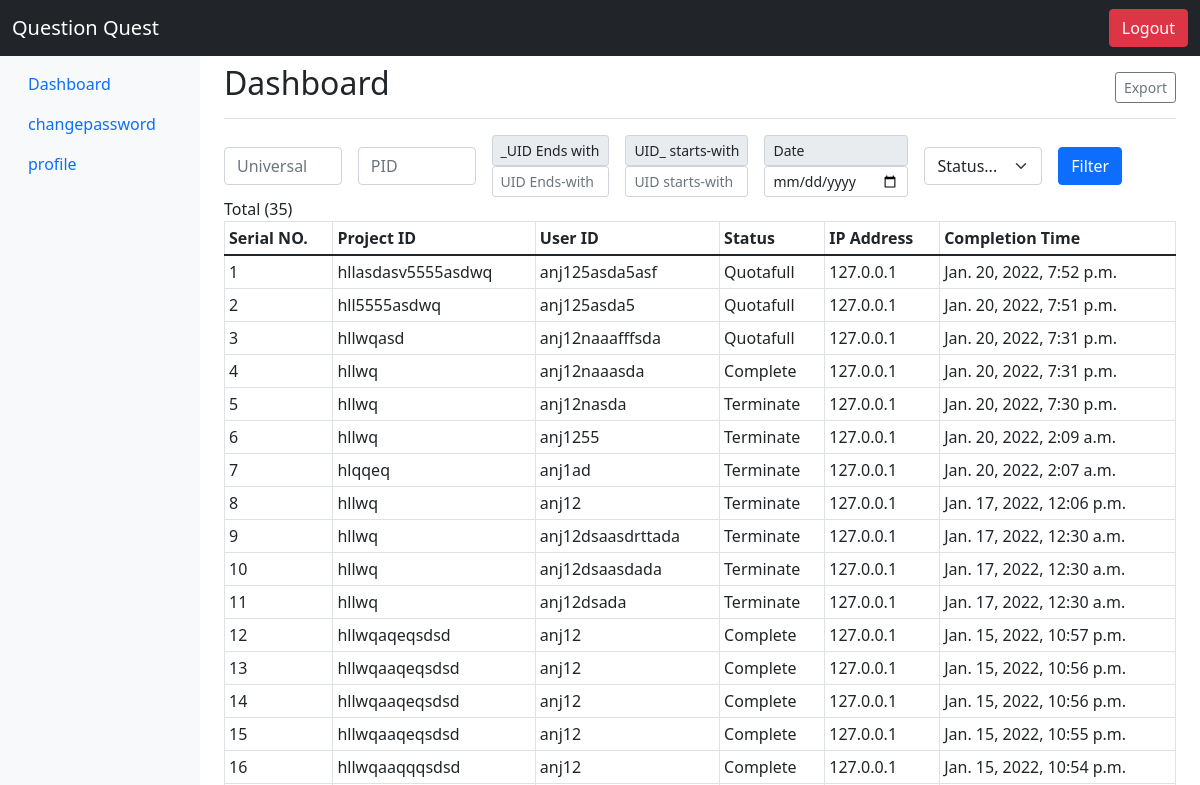
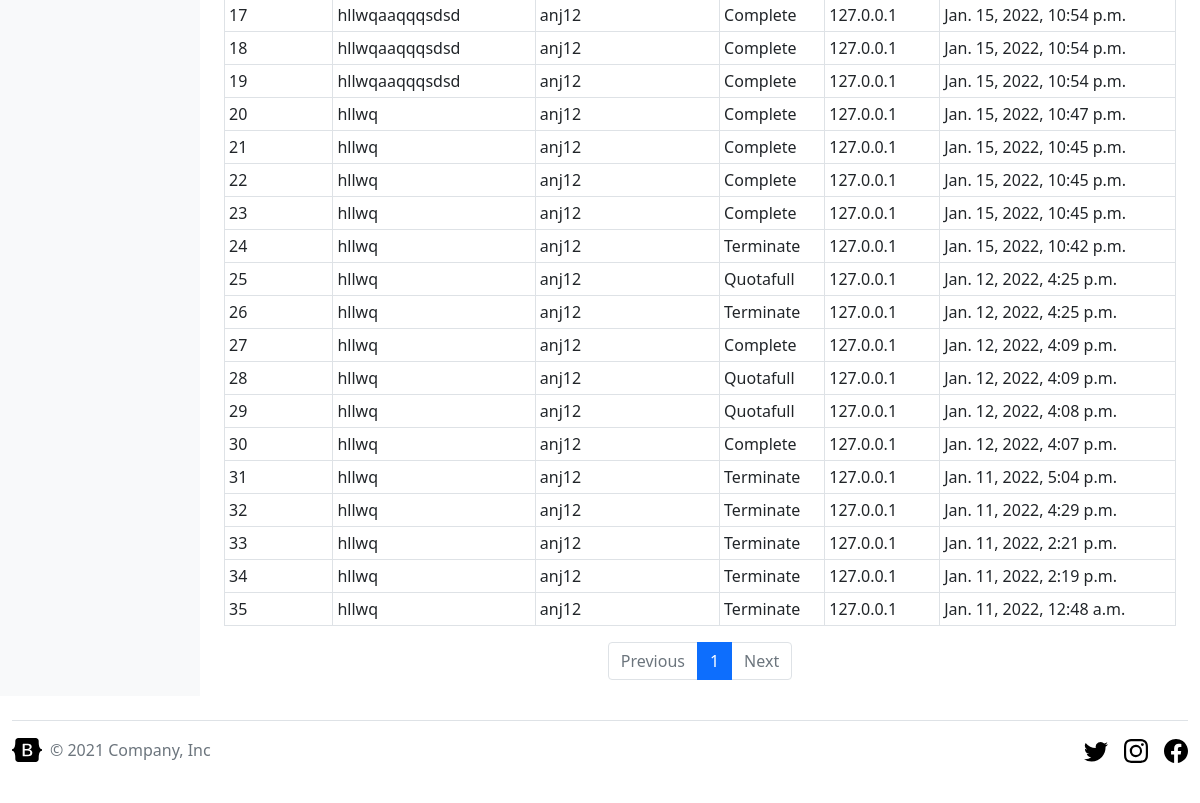
/redirect/profile/ (signed in), run on an earlier commit of the app's database (2 pictures, top to bottom).
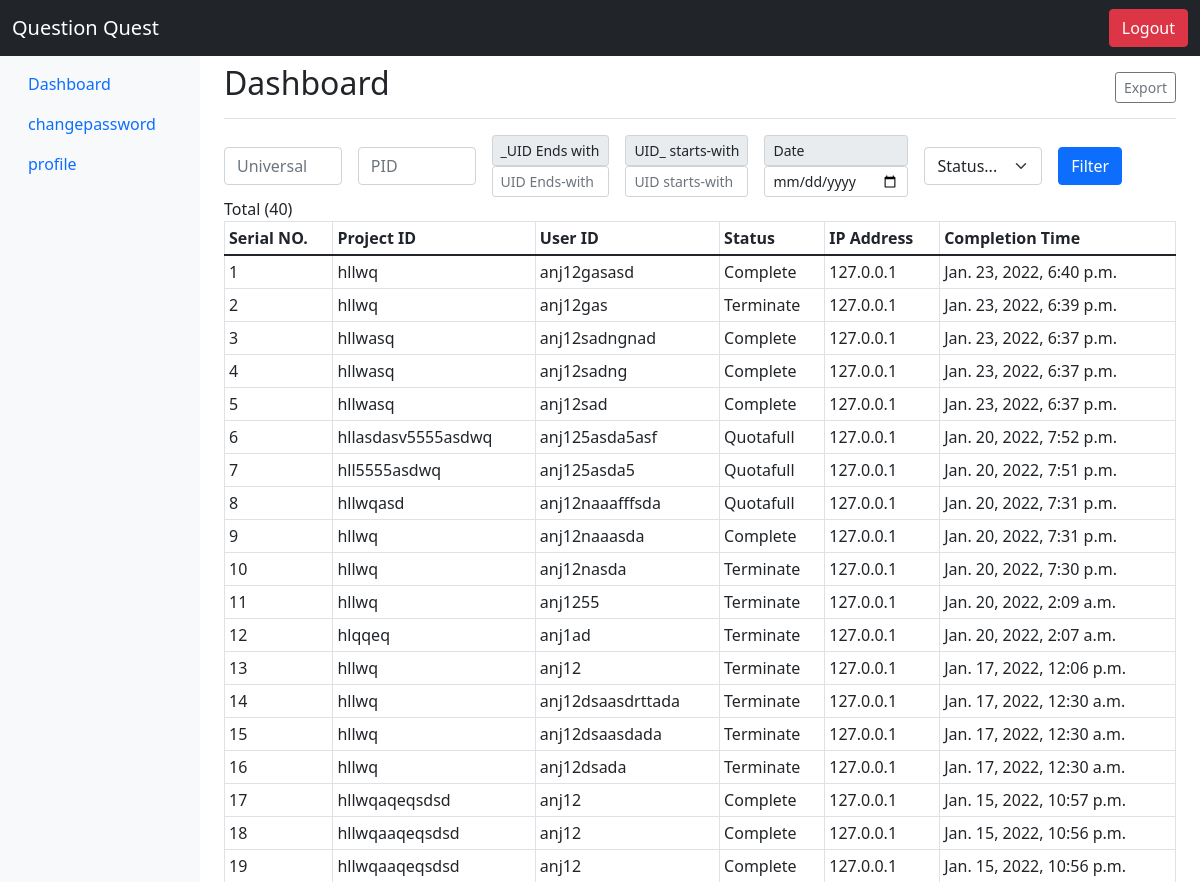
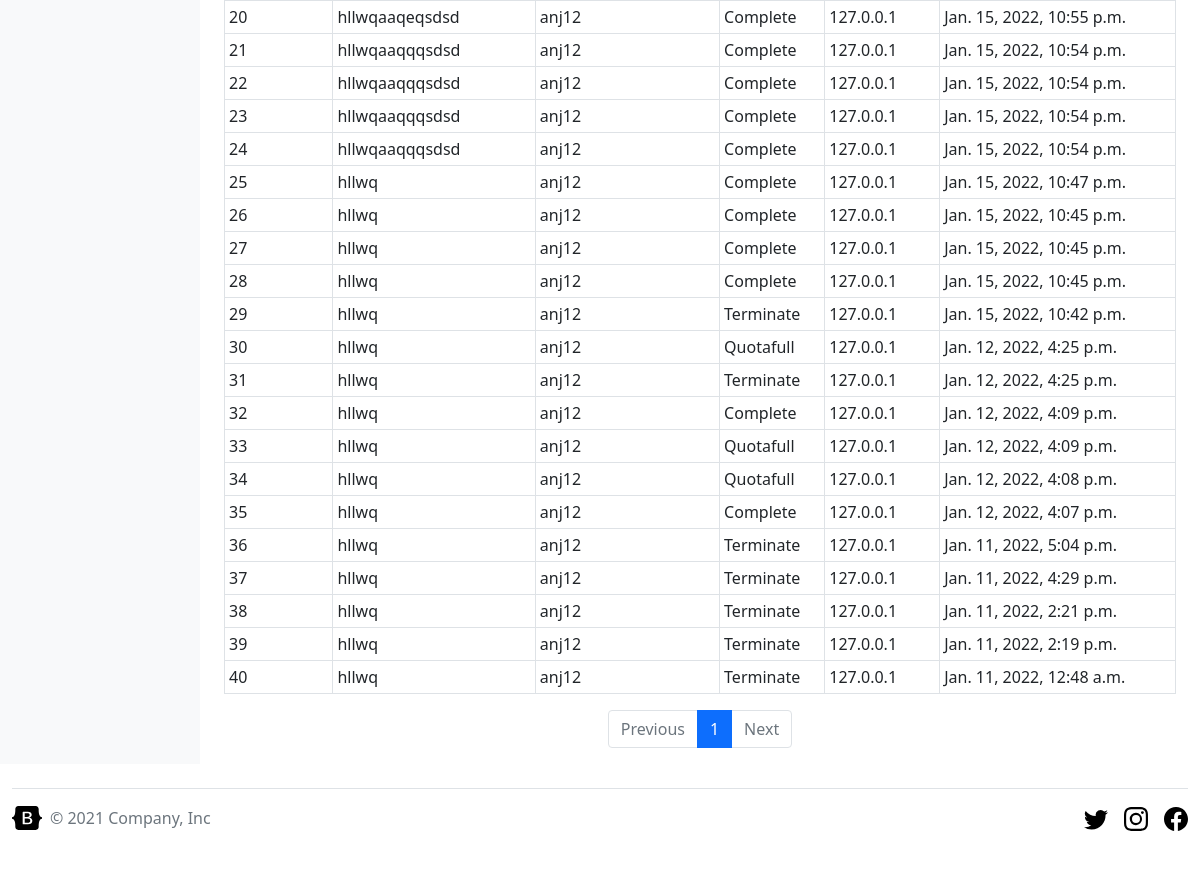
And on a later commit of the database (2 pictures, top to bottom).
### Dashboard/models.py (models this page shows, shortened)
class Linksinfo(models.Model):
    uid = models.CharField(max_length=40)
    pid = models.CharField(max_length=40)
    ip = models.CharField(max_length=20)
    status=models.CharField(max_length=10)
    systemTime = models.DateTimeField(auto_now=False,auto_now_add=True)
    completionTime= models.DateTimeField(auto_now=False)

### Dashboard/views.py (the view, shortened to what this page needs)
# urls.py: path('profile/',viewDashboard,name='dashboard'),
@login_required
def viewDashboard(request):
    qs = ViewLinksData.objects.all().distinct()
    paginator= Paginator(qs,100,orphans=1)
    page_num = request.GET.get('page')
    page_obj = paginator.get_page(page_num)
    return render(request,'dashboard/dashboard.html',{'page_obj':page_obj})

### templates/dashboard/dashboard.html (shortened to what this page needs)
{% extends '../base/base.html' %}
    {% block nav%}
    <header>
      <nav class="navbar navbar-expand-md navbar-dark {% block fixed %} fixed-top {% endblock fixed %} bg-dark">
        <div class="container-fluid">
          <a class="navbar-brand" href="{% url '/' %}">Question Quest</a>
          <a class="btn btn-sm-3 btn-danger" href="{% url 'logout'%}" >Logout</a>
        </div>
      </nav>
    </header>
    {% endblock nav %}
    {% block main %}
<div class="container-fluid pt-5">
  <div class="row">
    <nav id="sidebarMenu" class="col-md-3 col-lg-2 d-md-block bg-light sidebar collapse">
      <div class="position-sticky pt-3">
        <ul class="nav flex-column">
          <li class="nav-item">
            <a class="nav-link active" aria-current="page" href="{% url 'dashboard' %}">
              Dashboard
            </a>
          </li>
          <li class="nav-item">
            <a class="nav-link" href="{% url 'password_change' %}">
              changepassword
            </a>
          </li>
          <li class="nav-item">
            <a class="nav-link" href="{% url 'profile' %}">
              profile
            </a>
          </li>
        </ul>
      </div>
    </nav>
    <main class="col-md-9 ms-sm-auto col-lg-10 px-md-4">
      <div class="d-flex justify-content-between flex-wrap flex-md-nowrap align-items-center pt-3 pb-2 mb-3 border-bottom">
        <h1 class="h2">Dashboard</h1>
        <div class="btn-toolbar mb-2 mb-md-0">
          <a href="{% url 'export-csv' %}" class="btn btn-sm btn-outline-secondary">Export</a>
        </div>
      </div>
      <form class="row gy-2 gx-3 align-items-center" method="POST">
        <div class="col-sm">
          <input type="text" name="uni" class="form-control" id="PID" placeholder="Universal">
        </div>
        <div class="col-sm">
          <input type="text" name="p_id" class="form-control" id="PID" placeholder="PID">
        </div>
        <div class="col-sm">
          <div class="input-group-sm">
            <div class="input-group-text">_UID Ends with</div>
            <input type="text" name="u_ide" class="form-control" id="_UID" placeholder="UID Ends-with">
          </div>
        </div>
        <div class="col-sm">
          <div class="input-group-sm">
            <div class="input-group-text">UID_ starts-with</div>
            <input type="text" name="u_ids" class="form-control" id="UID_" placeholder="UID starts-with">
          </div>
        </div>
        <div class="col-sm">
          <div class="input-group-sm">
            <div class="input-group-text">Date</div>
            <input type="date" name="date" class="form-control" id="autoSizingInputGroup" placeholder="Date">
          </div>
        </div>
        <div class="col-sm">
          <select class="form-select" id="autoSizingSelect" name="status">
            <option style="display: none;" selected value="" >Status...</option>
          </select>
        </div>
        <div class="col-sm">
          <button type="submit" class="btn btn-primary">Filter</button>
        </div>
      </form>
     <span>Total ({{page_obj.paginator.count}})   </span>
      <div class="table-responsive">
        <table class="table table-bordered table-hover table-sm">
          <thead>
            <tr>
              <th scope="col">Serial NO.</th>
              <th scope="col">Project ID</th>
              <th scope="col">User ID</th>
              <th scope="col">Status</th>
              <th scope="col">IP Address</th>
              <th scope="col">Completion Time</th>
            </tr>
          </thead>
          <tbody>
              {% for i in page_obj %}
            <tr>
              <td>{{forloop.counter}}</td>
              <td> {{i.pid}}</td>
              <td> {{i.uid}}</td>
              <td>{{i.status|title}}</td>
              <td>{{i.ip}}</td>
              <td>{{i.completionTime}}</td>
            </tr>
            {% endfor %}
          </tbody>
        </table>
      </div>
      <nav aria-label="...">
        <ul class="pagination justify-content-center">
          {% if page_obj.has_previous %}
          <li class="page-item">
            <a class="page-link" href="?page={{page_obj.previous_page_number}}">Previous</a>
          </li>
          <li class="page-item"><a class="page-link" href="?page={{page_obj.previous_page_number}}">{{page_obj.previous_page_number}}</a></li>
          {% else %}
          <li class="page-item disabled">
            <a class="page-link">Previous</a>
          </li>
          {% endif %}
          <li class="page-item active" aria-current="page">
            <a class="page-link" href="#">{{page_obj.number}}</a>
          </li>{% if page_obj.has_next %}
          <li class="page-item"><a class="page-link" href="?page={{page_obj.next_page_number}}">{{page_obj.next_page_number}}</a></li>
          <li class="page-item">
            <a class="page-link" href="?page={{page_obj.next_page_number}}">Next</a>
          </li>
          {% else %}
          <li class="page-item disabled">
            <a class="page-link">Next</a>
          </li>
          {% endif %}
        </ul>
      </nav>
    </main>
  </div>
</div>
{% endblock main%}

### templates/base/base.html (shortened to what this page needs)
{% load static %}
<!DOCTYPE html>
<html lang="en">
<head>
    <link rel="stylesheet" href="{% static 'css/bootstrap.min.css' %}">
</head>
<body>
    {% block nav %}{% endblock nav %}
      {% block main %}{% endblock main %}
      {% block footer %}
      <div class="container-fluid">
        <footer class="d-flex flex-wrap justify-content-between align-items-center py-3 my-4 border-top">
          <div class="col-md-4 d-flex align-items-center">
            <a href="/" class="mb-3 me-2 mb-md-0 text-muted text-decoration-none lh-1">
              <svg class="bi" width="30" height="24"><use xlink:href="#bootstrap"/></svg>
            </a>
            <span class="text-muted">&copy; 2021 Company, Inc</span>
          </div>
          <ul class="nav col-md-4 justify-content-end list-unstyled d-flex">
            <li class="ms-3"><a class="text-muted" href="#"><svg class="bi" width="24" height="24"><use xlink:href="#twitter"/></svg></a></li>
            <li class="ms-3"><a class="text-muted" href="#"><svg class="bi" width="24" height="24"><use xlink:href="#instagram"/></svg></a></li>
            <li class="ms-3"><a class="text-muted" href="#"><svg class="bi" width="24" height="24"><use xlink:href="#facebook"/></svg></a></li>
          </ul>
        </footer>
      </div>
  {% endblock footer %}
</body>
</html>

What changed in the data, as far as the page shows it:
added Linksinfo: pid "hllwq", uid "anj12gasasd", status "Complete", ip "127.0.0.1", completionTime "Jan. 23, 2022, 6:40 p.m."
added Linksinfo: pid "hllwq", uid "anj12gas", status "Terminate", ip "127.0.0.1", completionTime "Jan. 23, 2022, 6:39 p.m."
added Linksinfo: pid "hllwasq", uid "anj12sadngnad", status "Complete", ip "127.0.0.1", completionTime "Jan. 23, 2022, 6:37 p.m."
added Linksinfo: pid "hllwasq", uid "anj12sadng", status "Complete", ip "127.0.0.1", completionTime "Jan. 23, 2022, 6:37 p.m."
added Linksinfo: pid "hllwasq", uid "anj12sad", status "Complete", ip "127.0.0.1", completionTime "Jan. 23, 2022, 6:37 p.m."
Also different on the page:
{{ page_obj.paginator.count }}: "35" → "40"
